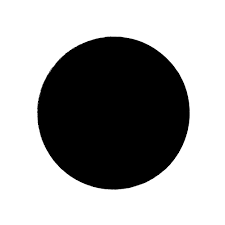
#> input picture Opencv/images.png, 225 x 225 px
$ python 04_Biwise.py
#> lines starting #> are read from the running program, lines starting #| are printed output that depends on the picture
import cv2
import numpy as np
import matplotlib.pyplot as plt

img1 = cv2.imread('images.png')
#> img1 is the input picture: shape (225, 225, 3); min 0, max 255, mean 162.9
img2 = cv2.imread('image3.png')
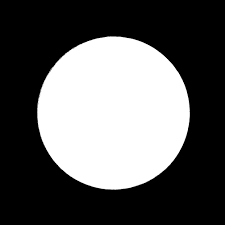
#> input picture Opencv/image3.png, 225 x 225 px
#> img2 is the input picture: shape (225, 225, 3); min 0, max 255, mean 92.4
h,w,d = img2.shape
#> h = 225; w = 225; d = 3
img1 = cv2.resize(img1,(h,w))

dest1 = cv2.bitwise_and(img2, img1, mask=None)
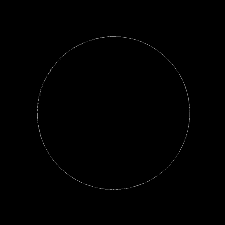
#> dest1: shape (225, 225, 3); min 0, max 160, mean 0.6
dest2 = cv2.bitwise_or(img2, img1, mask=None)
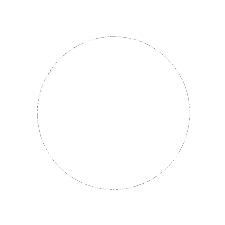
#> dest2: shape (225, 225, 3); min 136, max 255, mean 254.7
dest3 = cv2.bitwise_xor(img1, img2, mask=None)
dest4 = cv2.bitwise_not(img1)
dest5 = cv2.bitwise_not(img2)

plt.imshow(img1)
plt.title('Image 1 ')
plt.show()

plt.imshow(img2)
plt.title('Image 2 ')
plt.show()

plt.imshow(dest1)
plt.title('Biwise AND ')
plt.show()

plt.imshow(dest2)
plt.title('Bitwise OR')
plt.show()

plt.imshow(dest4)
plt.title('Bitwise NOT img1')
plt.show()

plt.imshow(dest5)
plt.title('Bitwise NOT Image2')
plt.show()
